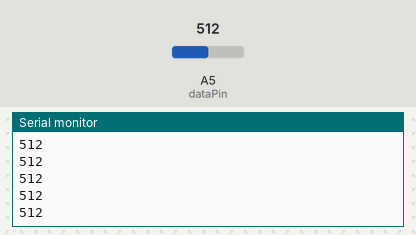
This sketch was run on a simulated Arduino Uno, built with avr-gcc and run on an emulated ATmega328P. Parts: the last lines printed to the serial monitor. The test bench sets the inputs (shaded band); at power-on: A5 (dataPin) = 512.

Above: at 1.2 s.
1.3 s: A5 (dataPin) set to 716
At 1.31 s:
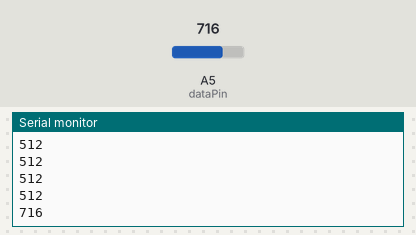
2.8 s: A5 (dataPin) set to 900
At 2.81 s:
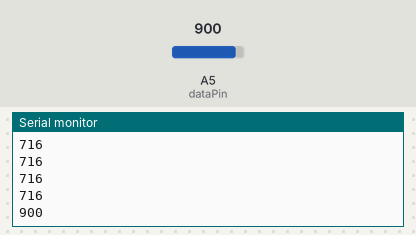
Timing chart, 0 to 5.8 s (numbered marks = the images above; inputs shaded):
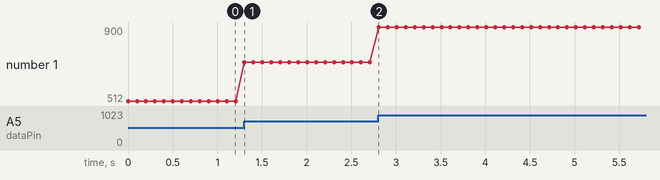

Measured:
- after the input at 1.3 s, the serial monitor: prints a new line at once (image 1)
- after the input at 2.8 s, the serial monitor: prints a new line at once (image 2)
- plotted number 1: 512 → 716 after the input at 1.3 s, 716 → 900 after the input at 2.8 s

The sketch:

PressureSender.ino
```cpp
/*
   Written Noah Robitshek All Rights Reserved
   No piece of this code can be reused without the expressed written permission from Noah Robitshek
   File name: PressureSender
   Description: This file will collect and print serial data from the pressure sensor
*/
int dataPin = 5;

void setup() {
  pinMode(dataPin,INPUT);
  Serial.begin(9600);
}

void loop() {
  Serial.println(analogRead(dataPin));
  delay(100);
}
```
